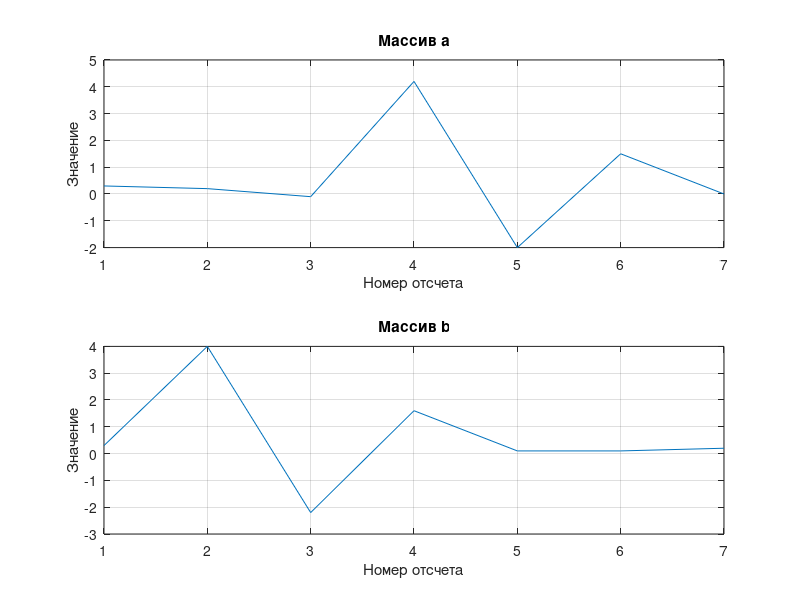
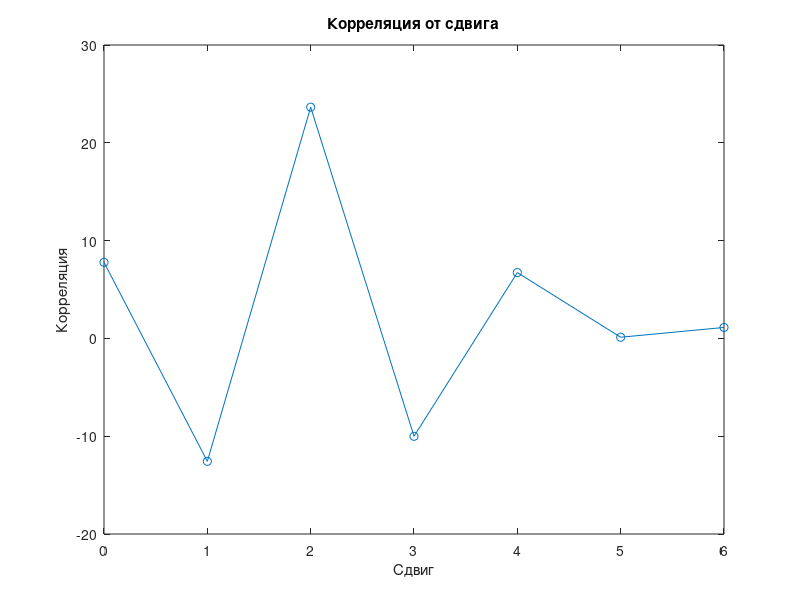
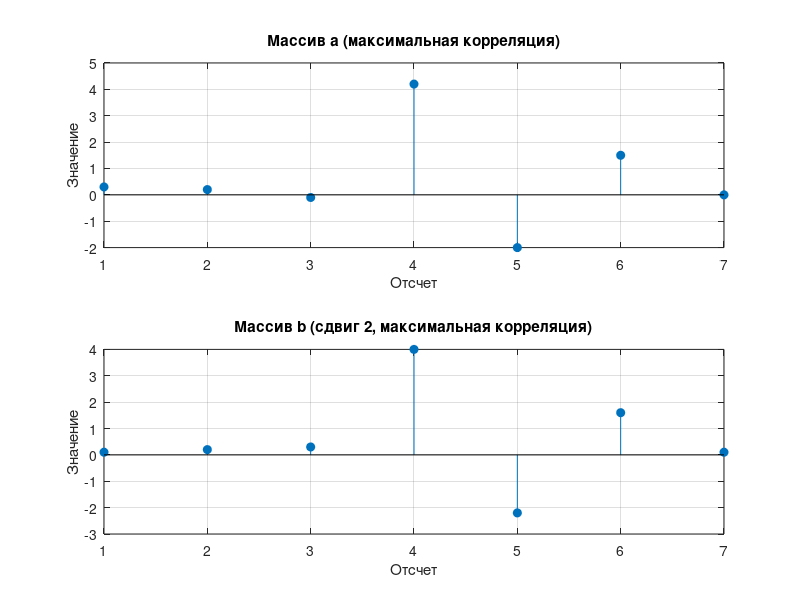

These figures' MATLAB source, in order:
f1 = 17;
f2 = 17+4;
f3 = (17*2) + 1;

t = 0:0.001:1;

s1 = cos(2*pi*f1*t);
s2 = cos(2*pi*f2*t);
s3 = cos(2*pi*f3*t);

a = 4*s1 + 4*s2 + s3;
b = 3*s1 + s3;

% корреляция
corr1 = sum(s1 .* a);
corr2 = sum(s1 .* b);

% Нормализованная корреляция
norm1 = corr1 / sqrt(sum(s1.^2) * sum(a.^2));
norm2 = corr2 / sqrt(sum(s1.^2) * sum(b.^2));

fprintf('Корреляция s1-a: %.1f (норм: %.3f)\n', corr1, norm1);
fprintf('Корреляция s1-b: %.1f (норм: %.3f)\n', corr2, norm2);

a1 = [0.3 0.2 -0.1 4.2 -2 1.5 0];
b1 = [0.3 4 -2.2 1.6 0.1 0.1 0.2];

figure;
subplot(2,1,1);
plot(a1);
title('Массив a');
xlabel('Номер отсчета');
ylabel('Значение');
grid on;

subplot(2,1,2);
plot(b1);
title('Массив b');
xlabel('Номер отсчета');
ylabel('Значение');
grid on;

% взаимн корреляция
correlation = sum(a1 .* b1);
fprintf('Взаимная корреляция массивов a и b: %.2f\n', correlation);


results = [];
% Перебираем все сдвиги (от 0 до 6)
for shift = 0:6
    b_shift = circshift(b1, shift);  % circshift - циклически сдвигает массив b вправо
    corr = sum(a1 .* b_shift);% Считаем корреляцию: умножаем элементы a и b_shift и складываем
    results = [results, corr];
end

% Находим где была самая большая корреляция
[best_corr, best_shift] = max(results);
fprintf('Лучшая корреляция: %.2f при сдвиге %d\n', best_corr, best_shift-1);

figure;
plot(0:6, results, 'o-');
title('Корреляция от сдвига');
xlabel('Сдвиг'); ylabel('Корреляция');

b_best = circshift(b1, best_shift-1);
figure;
subplot(2,1,1); 
stem(a1, 'filled');
title('Массив a (максимальная корреляция)');
xlabel('Отсчет'); ylabel('Значение');
grid on;

subplot(2,1,2); 
stem(b_best, 'filled');
title(['Массив b (сдвиг ' num2str(best_shift-1) ', максимальная корреляция)']);
xlabel('Отсчет'); ylabel('Значение');
grid on;
